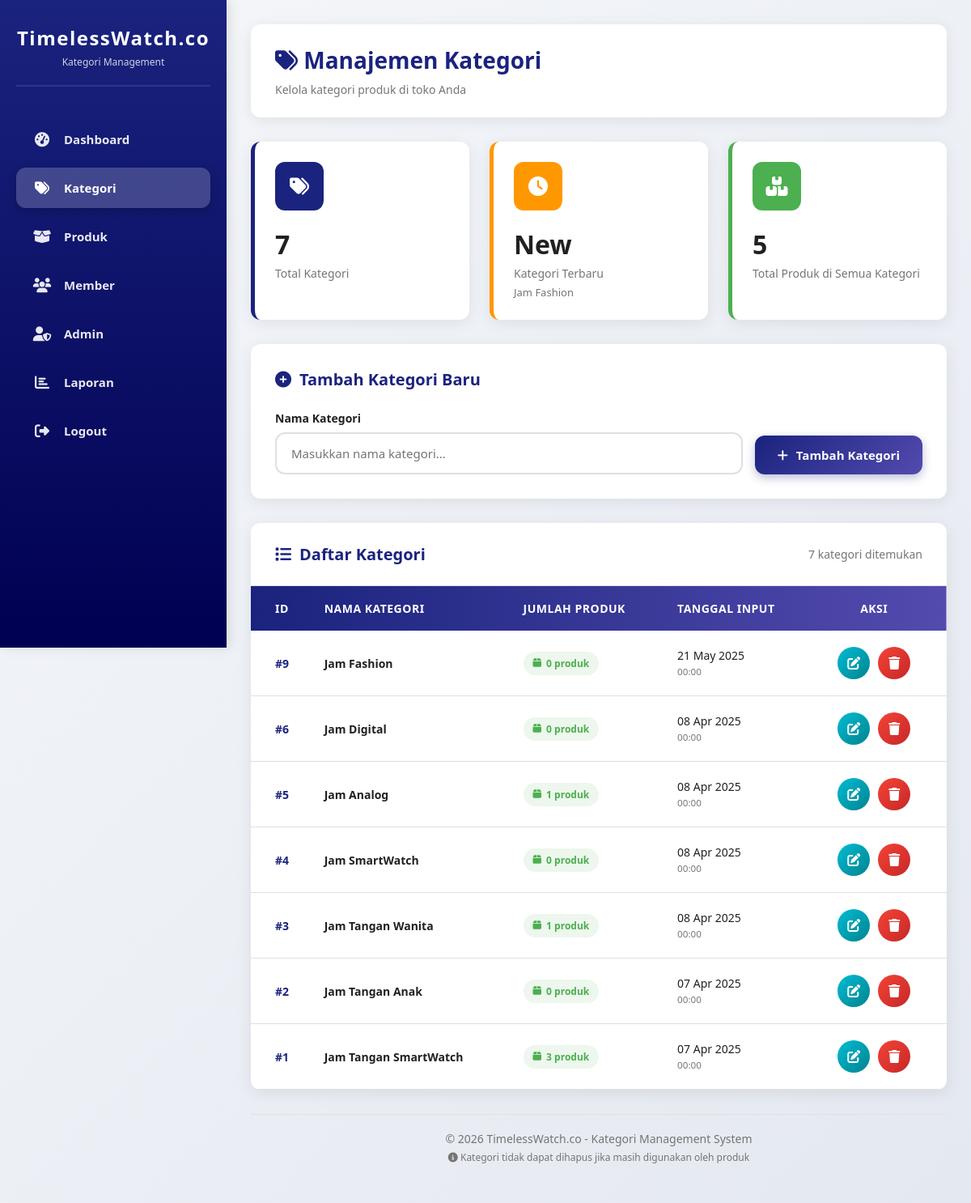
/Admin/kategori.php (signed in), run on the app's committed database.
### tables this page shows
CREATE TABLE `kategori` (
  `id_kategori` int(11) NOT NULL,
  `tgl_input` date DEFAULT curdate(),
  `nama_kategori` varchar(100) NOT NULL
);

### Admin/kategori.php (the view, shortened to what this page needs)
<?php
$conn = new mysqli("localhost", "root", "", "kasir");
$edit = null;
$query = $conn->query("
    SELECT k.*, COUNT(p.id_produk) as jumlah_produk
    FROM kategori k
    LEFT JOIN produk p ON k.id_kategori = p.fid_kategori
    GROUP BY k.id_kategori
    ORDER BY k.id_kategori DESC
");
$kategori = $query->fetch_all(MYSQLI_ASSOC);
$total_kategori = $conn->query("SELECT COUNT(*) as total FROM kategori")->fetch_assoc()['total'];
$kategori_terbaru = $conn->query("SELECT nama_kategori FROM kategori ORDER BY tgl_input DESC LIMIT 1")->fetch_assoc()['nama_kategori'] ?? '-';
?>
<!DOCTYPE html>
<html lang="id">
<head>
    <link rel="stylesheet" href="https://cdnjs.cloudflare.com/ajax/libs/font-awesome/6.4.0/css/all.min.css">
</head>
<body>
    <div class="sidebar">
        <div class="logo">
            <h2>TimelessWatch.co</h2>
            <p>Kategori Management</p>
        </div>
        <nav class="sidebar-nav">
            <ul>
                <li><a href="dashboard.php"><i class="fas fa-tachometer-alt"></i> Dashboard</a></li>
                <li><a href="kategori.php" class="active"><i class="fas fa-tags"></i> Kategori</a></li>
                <li><a href="produk.php"><i class="fas fa-box-open"></i> Produk</a></li>
                <li><a href="member.php"><i class="fas fa-users"></i> Member</a></li>
                <li><a href="admin.php"><i class="fas fa-user-shield"></i> Admin</a></li>
                <li><a href="laporan.php"><i class="fas fa-chart-bar"></i> Laporan</a></li>
                <li><a href="../service/logout.php"><i class="fas fa-sign-out-alt"></i> Logout</a></li>
            </ul>
        </nav>
    </div>
    <div class="main-content">
        <div class="header">
            <div class="page-title">
                <h1><i class="fas fa-tags"></i> Manajemen Kategori</h1>
                <p>Kelola kategori produk di toko Anda</p>
            </div>
        </div>
        <div class="stats-grid">
            <div class="stat-card">
                <div class="stat-icon">
                    <i class="fas fa-tags"></i>
                </div>
                <div class="stat-value"><?= $total_kategori ?></div>
                <div class="stat-label">Total Kategori</div>
            </div>
            <div class="stat-card orange">
                <div class="stat-icon">
                    <i class="fas fa-clock"></i>
                </div>
                <div class="stat-value"><?= count($kategori) > 0 ? 'New' : '-' ?></div>
                <div class="stat-label">Kategori Terbaru</div>
                <div style="font-size: 13px; color: var(--gray); margin-top: 5px;"><?= $kategori_terbaru ?></div>
            </div>
            <div class="stat-card green">
                <div class="stat-icon">
                    <i class="fas fa-boxes"></i>
                </div>
                <div class="stat-value">
                    <?php
                    $total_produk = array_sum(array_column($kategori, 'jumlah_produk'));
                    echo $total_produk;
                    ?>
                </div>
                <div class="stat-label">Total Produk di Semua Kategori</div>
            </div>
        </div>
        <div class="form-section">
            <h2><i class="fas <?= $edit ? 'fa-edit' : 'fa-plus-circle' ?>"></i>
                <?= $edit ? 'Edit Kategori' : 'Tambah Kategori Baru' ?>
            </h2>
            <form method="post">
                <div class="form-group">
                    <div class="input-group">
                        <label for="nama_kategori">Nama Kategori</label>
                        <input type="text"
                               id="nama_kategori"
                               name="nama_kategori"
                               placeholder="Masukkan nama kategori..."
                               value="<?= htmlspecialchars($edit['nama_kategori'] ?? '') ?>"
                               required
                               autofocus>
                    </div>
                    <?php if ($edit): ?>
                        <input type="hidden" name="id_kategori" value="<?= $edit['id_kategori'] ?>">
                        <button type="submit" class="btn btn-warning">
                            <i class="fas fa-save"></i> Update Kategori
                        </button>
                        <a href="kategori.php" class="btn" style="background: var(--gray); color: white;">
                            <i class="fas fa-times"></i> Batal
                        </a>
                    <?php else: ?>
                        <button type="submit" class="btn btn-primary">
                            <i class="fas fa-plus"></i> Tambah Kategori
                        </button>
                    <?php endif; ?>
                </div>
            </form>
        </div>
        <div class="table-section">
            <div class="table-header">
                <h2><i class="fas fa-list"></i> Daftar Kategori</h2>
                <span style="color: var(--gray); font-size: 14px;">
                    <?= count($kategori) ?> kategori ditemukan
                </span>
            </div>
            <?php if (count($kategori) > 0): ?>
            <table>
                <thead>
                    <tr>
                        <th>ID</th>
                        <th>Nama Kategori</th>
                        <th>Jumlah Produk</th>
                        <th>Tanggal Input</th>
                        <th>Aksi</th>
                    </tr>
                </thead>
                <tbody>
                    <?php foreach ($kategori as $row): ?>
                    <tr>
                        <td>#<?= $row['id_kategori'] ?></td>
                        <td>
                            <strong><?= htmlspecialchars($row['nama_kategori']) ?></strong>
                        </td>
                        <td>
                            <span class="product-badge">
                                <i class="fas fa-box"></i> <?= $row['jumlah_produk'] ?> produk
                            </span>
                        </td>
                        <td>
                            <?= date('d M Y', strtotime($row['tgl_input'])) ?>
                            <br>
                            <small style="color: var(--gray);">
                                <?= date('H:i', strtotime($row['tgl_input'])) ?>
                            </small>
                        </td>
                        <td>
                            <div class="action-buttons">
                                <button class="btn-action btn-edit"
                                        onclick="window.location.href='kategori.php?edit=<?= $row['id_kategori'] ?>'"
                                        title="Edit Kategori">
                                    <i class="fas fa-edit"></i>
                                </button>
                                <button class="btn-action btn-delete"
                                        onclick="confirmDelete(<?= $row['id_kategori'] ?>, '<?= htmlspecialchars(addslashes($row['nama_kategori'])) ?>', <?= $row['jumlah_produk'] ?>)"
                                        title="Hapus Kategori">
                                    <i class="fas fa-trash"></i>
                                </button>
                            </div>
                        </td>
                    </tr>
                    <?php endforeach; ?>
                </tbody>
            </table>
            <?php endif; ?>
        </div>
        <div class="footer">
            <p>&copy; <?= date('Y') ?> TimelessWatch.co - Kategori Management System</p>
            <p style="font-size: 12px; margin-top: 5px;">
                <i class="fas fa-info-circle"></i> Kategori tidak dapat dihapus jika masih digunakan oleh produk
            </p>
        </div>
    </div>
</body>
</html>

### data on the page
kategori: nama_kategori "Jam Fashion", id_kategori "9", jumlah_produk "0", tgl_input "21 May 2025", tgl_input "00:00"
kategori: id_kategori "6", nama_kategori "Jam Digital", jumlah_produk "0", tgl_input "08 Apr 2025", tgl_input "00:00"
kategori: id_kategori "5", nama_kategori "Jam Analog", jumlah_produk "1", tgl_input "08 Apr 2025", tgl_input "00:00"
kategori: id_kategori "4", nama_kategori "Jam SmartWatch", jumlah_produk "0", tgl_input "08 Apr 2025", tgl_input "00:00"
kategori: id_kategori "3", nama_kategori "Jam Tangan Wanita", jumlah_produk "1", tgl_input "08 Apr 2025", tgl_input "00:00"
kategori: id_kategori "2", nama_kategori "Jam Tangan Anak", jumlah_produk "0", tgl_input "07 Apr 2025", tgl_input "00:00"
kategori: id_kategori "1", nama_kategori "Jam Tangan SmartWatch", jumlah_produk "3", tgl_input "07 Apr 2025", tgl_input "00:00"

### other printed values
$total_kategori "7"
$total_produk "5"
count($kategori) "7"
